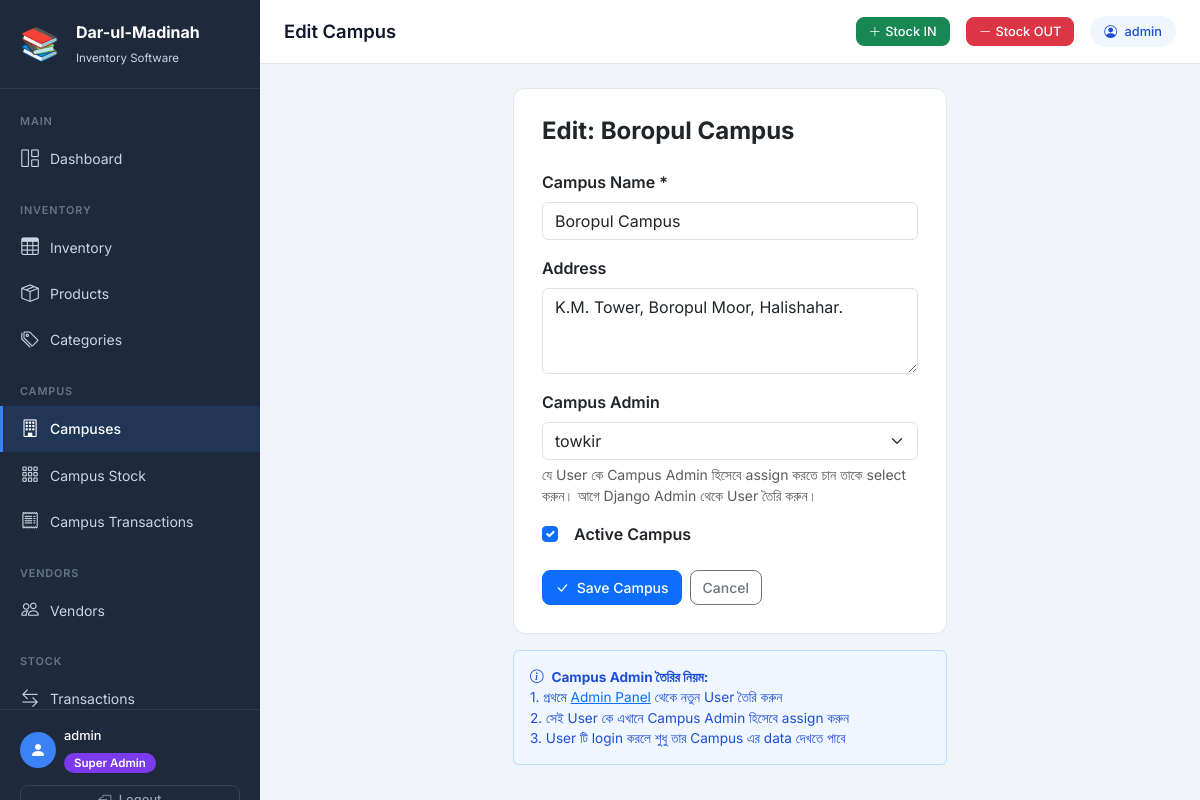
/campuses/1/edit/ (signed in), run on the app's committed database.
### inventory/models.py (models this page shows, shortened)
class Campus(models.Model):
    name = models.CharField(max_length=200, verbose_name="Campus Name")
    address = models.TextField(blank=True, null=True, verbose_name="Address")
    admin = models.OneToOneField(
        User, on_delete=models.SET_NULL,
        null=True, blank=True,
        related_name='campus', verbose_name="Campus Admin"
    )
    is_active = models.BooleanField(default=True, verbose_name="Active")
    created_at = models.DateTimeField(auto_now_add=True)
    class Meta:
        verbose_name = "Campus"
        verbose_name_plural = "Campuses"
        ordering = ['name']

### inventory/views.py (the view)
# urls.py: path('campuses/<int:pk>/edit/', views.campus_edit, name='campus_edit'),
@login_required
def campus_edit(request, pk):
    if not is_super_admin(request.user):
        messages.error(request, '❌ Access denied!')
        return redirect('dashboard')
    campus = get_object_or_404(Campus, pk=pk)
    if request.method == 'POST':
        form = CampusForm(request.POST, instance=campus)
        if form.is_valid():
            form.save()
            messages.success(request, f'✅ Campus "{campus.name}" updated!')
            return redirect('campus_list')
    else:
        form = CampusForm(instance=campus)
    return render(request, 'inventory/campus_form.html', {
        'form': form,
        'page_title': 'Edit Campus',
        'form_title': f'Edit: {campus.name}',
    })

### inventory/forms.py
class CampusForm(forms.ModelForm):
    class Meta:
        model = Campus
        fields = ['name', 'address', 'admin', 'is_active']
        widgets = {
            'name': forms.TextInput(attrs={
                'class': 'form-control',
                'placeholder': 'Campus name...'
            }),
            'address': forms.Textarea(attrs={
                'class': 'form-control',
                'rows': 3,
                'placeholder': 'Campus address...'
            }),
            'admin': forms.Select(attrs={'class': 'form-select'}),
            'is_active': forms.CheckboxInput(attrs={'class': 'form-check-input'}),
        }

### inventory/views.py (called while the page is built)
def is_super_admin(user):
    return user.is_superuser or user.is_staff

### inventory/templates/inventory/campus_form.html (shortened to what this page needs)
{% extends "inventory/base.html" %}
{% block content %}
<div class="row justify-content-center">
    <div class="col-lg-6">
        <div class="form-card">
            <h4 class="fw-bold mb-4">{{ form_title }}</h4>
            <form method="post">
                <div class="mb-3">
                    <label class="form-label fw-semibold">Campus Name *</label>
                    {{ form.name }}
                </div>
                <div class="mb-3">
                    <label class="form-label fw-semibold">Address</label>
                    {{ form.address }}
                </div>
                <div class="mb-3">
                    <label class="form-label fw-semibold">Campus Admin</label>
                    {{ form.admin }}
                    <div class="text-muted small mt-1">
                        যে User কে Campus Admin হিসেবে assign করতে চান তাকে select করুন।
                        আগে Django Admin থেকে User তৈরি করুন।
                    </div>
                </div>
                <div class="mb-4">
                    <div class="form-check">
                        {{ form.is_active }}
                        <label class="form-check-label fw-semibold ms-2">
                            Active Campus
                        </label>
                    </div>
                </div>
                <div class="d-flex gap-2">
                    <button type="submit" class="btn btn-primary">
                        <i class="bi bi-check-lg me-1"></i> Save Campus
                    </button>
                    <a href="{% url 'campus_list' %}" class="btn btn-outline-secondary">
                        Cancel
                    </a>
                </div>
            </form>
        </div>
        <div class="mt-3 p-3 rounded"
            style="background:#eff6ff;border:1px solid #bfdbfe;">
            <div style="font-size:0.85rem;color:#1d4ed8;">
                <i class="bi bi-info-circle me-1"></i>
                <strong>Campus Admin তৈরির নিয়ম:</strong><br>
                1. প্রথমে <a href="/admin/auth/user/add/" target="_blank">Admin Panel</a> থেকে নতুন User তৈরি করুন<br>
                2. সেই User কে এখানে Campus Admin হিসেবে assign করুন<br>
                3. User টি login করলে শুধু তার Campus এর data দেখতে পাবে
            </div>
        </div>
    </div>
</div>
{% endblock %}

### inventory/templates/inventory/base.html (shortened to what this page needs)
<!DOCTYPE html>
<html lang="en">
<head>
    <link href="https://cdn.jsdelivr.net/npm/bootstrap@5.3.0/dist/css/bootstrap.min.css" rel="stylesheet">
    <link href="https://cdn.jsdelivr.net/npm/bootstrap-icons@1.11.0/font/bootstrap-icons.css" rel="stylesheet">
</head>
<body>
<aside class="sidebar">
    <a href="{% url 'dashboard' %}" class="sidebar-brand d-flex align-items-center gap-3">
        <div class="brand-icon">📚</div>
        <div>
            <span class="brand-title">Dar-ul-Madinah</span>
            <span class="brand-sub">
                {% if request.user.is_superuser or request.user.is_staff %}
                    Inventory Software
                {% else %}
                    Campus Portal
                {% endif %}
            </span>
        </div>
    </a>
    <nav class="sidebar-nav">
        <span class="nav-section-label">Main</span>
        <a href="{% url 'dashboard' %}" class="sidebar-link {% if request.resolver_match.url_name == 'dashboard' %}active{% endif %}">
            <i class="bi bi-grid-1x2"></i> Dashboard
        </a>
        {% if request.user.is_superuser or request.user.is_staff %}
        <span class="nav-section-label mt-2">Inventory</span>
        <a href="{% url 'inventory_overview' %}" class="sidebar-link {% if request.resolver_match.url_name == 'inventory_overview' %}active{% endif %}">
            <i class="bi bi-table"></i> Inventory
        </a>
        <a href="{% url 'product_list' %}" class="sidebar-link {% if 'product' in request.resolver_match.url_name %}active{% endif %}">
            <i class="bi bi-box-seam"></i> Products
        </a>
        <a href="{% url 'category_list' %}" class="sidebar-link {% if 'category' in request.resolver_match.url_name %}active{% endif %}">
            <i class="bi bi-tags"></i> Categories
        </a>
        <span class="nav-section-label mt-2">Campus</span>
        <a href="{% url 'campus_list' %}" class="sidebar-link {% if request.resolver_match.url_name == 'campus_list' or request.resolver_match.url_name == 'campus_create' or request.resolver_match.url_name == 'campus_edit' %}active{% endif %}">
            <i class="bi bi-building"></i> Campuses
        </a>
        <a href="{% url 'campus_stock_dashboard' %}" class="sidebar-link {% if request.resolver_match.url_name == 'campus_stock_dashboard' %}active{% endif %}">
            <i class="bi bi-grid-3x3-gap"></i> Campus Stock
        </a>
        <a href="{% url 'campus_transaction_report' %}" class="sidebar-link {% if request.resolver_match.url_name == 'campus_transaction_report' %}active{% endif %}">
            <i class="bi bi-receipt"></i> Campus Transactions
        </a>
        <span class="nav-section-label mt-2">Vendors</span>
        <a href="{% url 'vendor_list' %}" class="sidebar-link {% if 'vendor' in request.resolver_match.url_name %}active{% endif %}">
            <i class="bi bi-people"></i> Vendors
        </a>
        <span class="nav-section-label mt-2">Stock</span>
        <a href="{% url 'stock_log_list' %}" class="sidebar-link {% if request.resolver_match.url_name == 'stock_log_list' %}active{% endif %}">
            <i class="bi bi-arrow-left-right"></i> Transactions
        </a>
        {% endif %}
    </nav>
    <div class="sidebar-footer">
        <div class="d-flex align-items-center gap-2 mb-2">
            <div style="width:36px;height:36px;background:#3b82f6;border-radius:50%;display:flex;align-items:center;justify-content:center;">
                <i class="bi bi-person-fill text-white" style="font-size:1rem;"></i>
            </div>
            <div>
                <div style="color:#fff;font-size:0.8rem;font-weight:500;">
                    {{ request.user.get_full_name|default:request.user.username }}
                </div>
                <div class="mt-1">
                    {% if request.user.is_superuser or request.user.is_staff %}
                        <span class="role-badge-super">Super Admin</span>
                    {% else %}
                        <span class="role-badge-campus">Campus Admin</span>
                    {% endif %}
                </div>
            </div>
        </div>
        <a href="{% url 'logout' %}" class="btn btn-sm btn-outline-secondary w-100 mt-1" style="border-color:#334155;color:#94a3b8;">
            <i class="bi bi-box-arrow-left me-1"></i> Logout
        </a>
    </div>
</aside>
<div class="main-wrapper">
    <div class="top-navbar">
        <h1 class="page-heading flex-grow-1">
            {% block page_heading %}{{ page_title|default:"Dashboard" }}{% endblock %}
        </h1>
        {% if request.user.is_superuser or request.user.is_staff %}
            <a href="{% url 'stock_in' %}" class="btn btn-sm btn-success d-none d-md-flex align-items-center gap-1">
                <i class="bi bi-plus-lg"></i> Stock IN
            </a>
            <a href="{% url 'stock_out' %}" class="btn btn-sm btn-danger d-none d-md-flex align-items-center gap-1">
                <i class="bi bi-dash-lg"></i> Stock OUT
            </a>
        {% endif %}
        <div class="user-badge d-none d-md-block">
            <i class="bi bi-person-circle me-1"></i> {{ request.user.username }}
        </div>
    </div>
    <main class="page-content">
        {% block content %}{% endblock %}
    </main>
</div>
</body>
</html>

### inventory/templates/inventory/base.html (style rules this page uses)
:root { --sidebar-width: 260px; --sidebar-bg: #1e293b; --sidebar-text: #cbd5e1; --sidebar-active: #3b82f6; }
* { font-family: 'Inter', sans-serif; }
body { background-color: #f1f5f9; min-height: 100vh; }
.sidebar { width: var(--sidebar-width); min-height: 100vh; background: var(--sidebar-bg); position: fixed; top: 0; left: 0; z-index: 1000; display: flex; flex-direction: column; }
.sidebar-brand { padding: 20px; border-bottom: 1px solid rgba(255,255,255,0.08); text-decoration: none; }
.brand-title { color: #fff; font-size: 1rem; font-weight: 700; display: block; }
.brand-sub { color: var(--sidebar-text); font-size: 0.72rem; }
.brand-icon { font-size: 2rem; color: var(--sidebar-active); }
.sidebar-nav { flex: 1; padding: 12px 0; overflow-y: auto; overflow-x: hidden; max-height: calc(100vh - 180px); }
.nav-section-label { color: #64748b; font-size: 0.68rem; font-weight: 600; text-transform: uppercase; letter-spacing: 0.08em; padding: 12px 20px 6px; display: block; }
.sidebar-link { display: flex; align-items: center; gap: 10px; padding: 10px 20px; color: var(--sidebar-text); text-decoration: none; font-size: 0.875rem; transition: all 0.15s ease; position: relative; }
.sidebar-link.active { background: rgba(59,130,246,0.15); color: #fff; font-weight: 500; }
.sidebar-link.active::before { content: ''; position: absolute; left: 0; top: 0; bottom: 0; width: 3px; background: var(--sidebar-active); }
.sidebar-link i { font-size: 1.1rem; width: 20px; text-align: center; }
.sidebar-footer { padding: 16px 20px; border-top: 1px solid rgba(255,255,255,0.08); }
.main-wrapper { margin-left: var(--sidebar-width); min-height: 100vh; display: flex; flex-direction: column; }
.top-navbar { background: #fff; border-bottom: 1px solid #e2e8f0; height: 64px; display: flex; align-items: center; padding: 0 24px; gap: 16px; position: sticky; top: 0; z-index: 100; }
.page-heading { font-size: 1.15rem; font-weight: 600; color: #0f172a; margin: 0; }
.user-badge { background: #eff6ff; color: #1d4ed8; padding: 6px 14px; border-radius: 20px; font-size: 0.8rem; font-weight: 500; }
.role-badge-super { background: #7c3aed; color: #fff; padding: 3px 10px; border-radius: 20px; font-size: 0.72rem; font-weight: 600; }
.page-content { flex: 1; padding: 24px; }
.form-card { background: #fff; border-radius: 12px; border: 1px solid #e2e8f0; padding: 28px; }
.btn { border-radius: 8px; font-weight: 500; font-size: 0.875rem; }
.btn-sm { font-size: 0.8rem; padding: 4px 12px; }

### data on the page
Campus: name "Boropul Campus", address "K.M. Tower, Boropul Moor, Halishahar.", admin "towkir", is_active "☑"

### other printed values
{{ request.user.get_full_name|default:request.user.username }} "admin"
{{ page_title|default:"Dashboard" }} "Edit Campus"
{{ request.user.username }} "admin"
